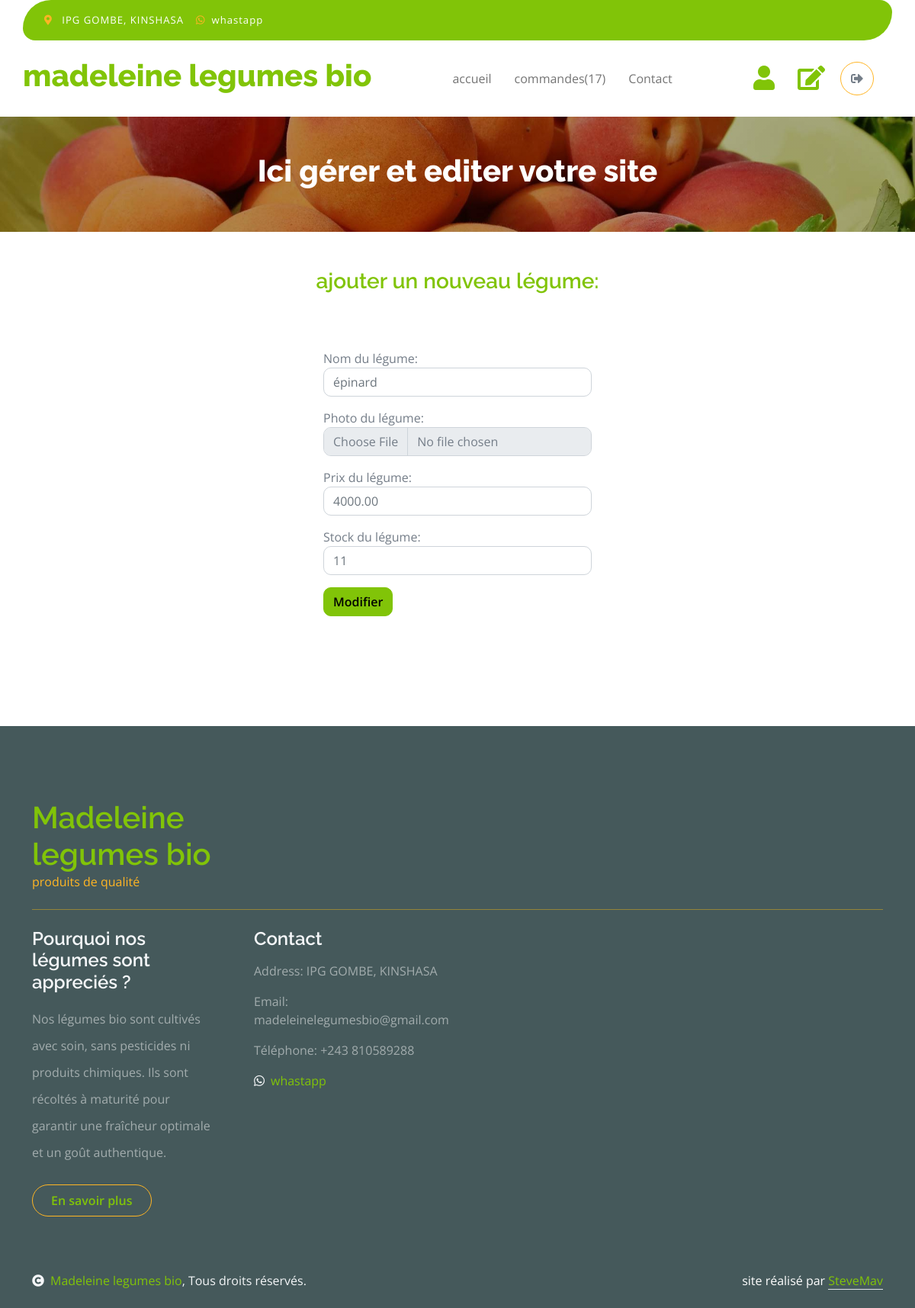
The app's page /accounts/editvegetable/1/ (signed in), older data.
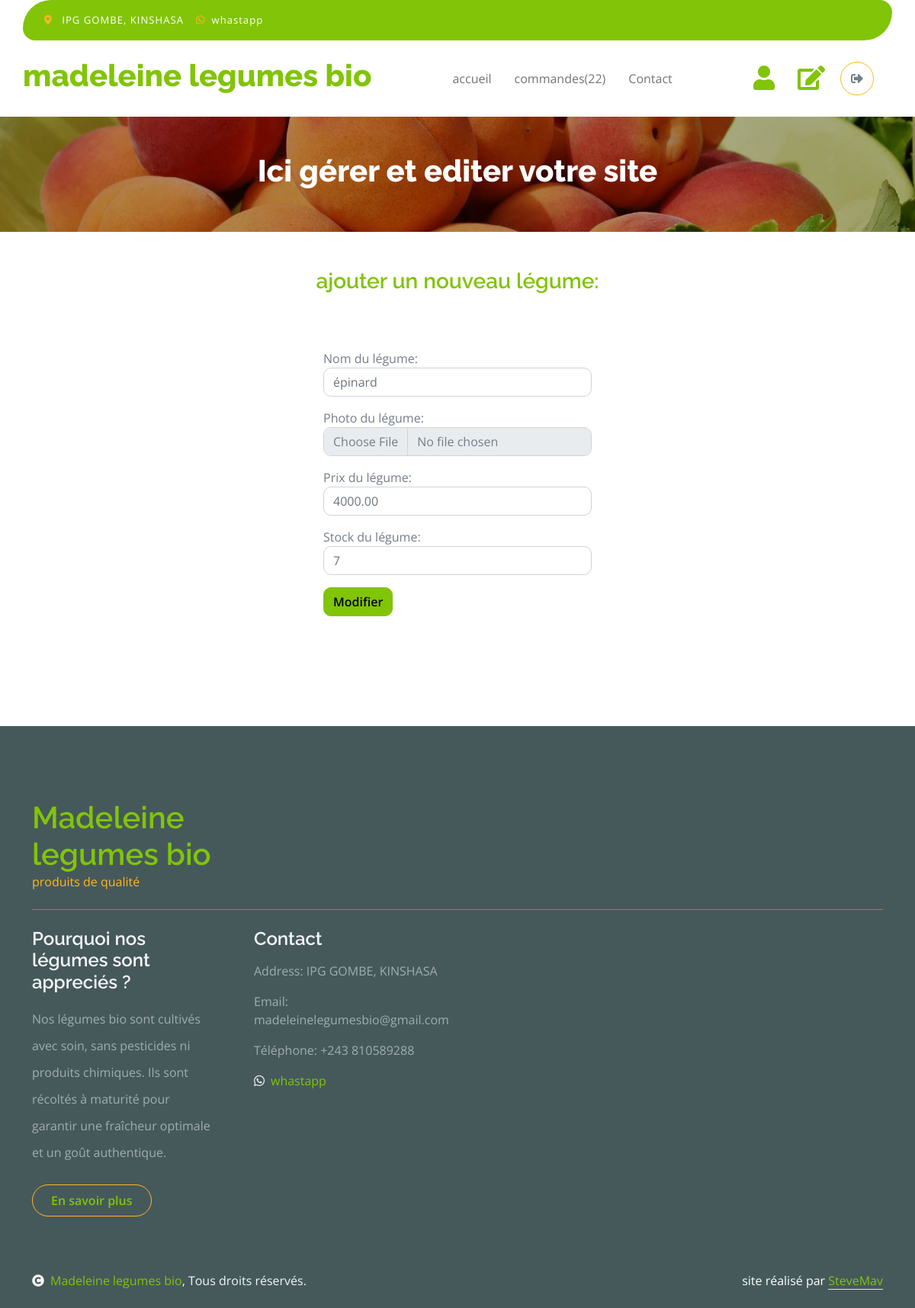
The same page, newer data.
### vegetable_shop/models.py (models this page shows, shortened)
class Vegetable(models.Model):
       name = models.CharField(max_length=100)
       description = models.TextField()
       picture = models.ImageField(upload_to='pictures', blank=True)
       price = models.DecimalField(max_digits=10, decimal_places=2)
       stock = models.IntegerField()
       date_add = models.DateTimeField(auto_now_add=True)

### accounts/views.py (the view, shortened to what this page needs)
# urls.py: path('editvegetable/<int:vegetable_id>/', views.edit_vegetable, name='edit_vegetable'),
@permission_required('vegetable_shop.change_vegetable')
def edit_vegetable(request, vegetable_id):
    vegetable = get_object_or_404(Vegetable, id=vegetable_id)
    total_commands = Command.objects.filter(statut='En cours').count()
    return render(request, 'accounts/edit_vegetable.html', {'vegetable': vegetable, 'total_commands': total_commands})

### accounts/templates/accounts/edit_vegetable.html (shortened to what the changed rows need)
{% load static %}
<!DOCTYPE html>
<html lang="en">
    <head>
        <link rel="stylesheet" href="https://use.fontawesome.com/releases/v5.15.4/css/all.css"/>
        <link href="https://cdn.jsdelivr.net/npm/bootstrap-icons@1.4.1/font/bootstrap-icons.css" rel="stylesheet">
        <link href="{% static 'css/bootstrap.min.css' %}" rel="stylesheet">
        <link href="{% static 'css/style.css' %}" rel="stylesheet">
    </head>
    <body>
        <div class="container-fluid fixed-top">
            <div class="container px-0">
                <nav class="navbar navbar-light bg-white navbar-expand-xl">
                    <a href="index.html" class="navbar-brand"><h1 class="text-primary display-6">madeleine legumes bio</h1></a>
                    <div class="collapse navbar-collapse bg-white" id="navbarCollapse">
                        <div class="navbar-nav mx-auto">
                            <a href="{% url 'vegetable_shop:index' %}" class="nav-item nav-link">accueil</a>
                            {% if user.is_staff %}
                            <a href="{% url 'accounts:seeallcommands' %}" class="nav-item nav-link">commandes({{total_commands}})</a>
                            {% else %}
                            <a href="{% url 'vegetable_shop:commands' %}" class="nav-item nav-link">commandes</a>
                            {% endif %}
                            <a href="{% url 'vegetable_shop:contact' %}" class="nav-item nav-link">Contact</a>
                        </div>
                    </div>
                </nav>
            </div>
        </div>
                <div class="container-fluid page-header py-5">
                    <h1 class="text-center text-white display-6">Ici gérer et editer votre site</h1>
                </div>
                <div class="container-fluid py-5" id="form-commands">
                    <div class="container py-5">
                        <form method="post" enctype="multipart/form-data">
                            <div class="form-group mt-3">
                                <label for="name">Nom du légume:</label>
                                <input type="text" class="form-control" id="name" name="name" placeholder="{{vegetable.name}}">
                            </div>
                            <div class="form-group mt-3">
                                <label for="price">Prix du légume:</label>
                                <input type="number" class="form-control" id="price" name="price" placeholder="{{vegetable.price}}">
                            </div>
                            <div class="form-group mt-3">
                                <label for="stock">Stock du légume:</label>
                                <input type="number" class="form-control" id="stock" name="stock" placeholder="{{vegetable.stock}}">
                            </div>
                        </form>
                    </div>
                </div>
        <div class="container-fluid bg-dark text-white-50 footer pt-5 mt-5">
            <div class="container py-5">
                <div class="pb-4 mb-4" style="border-bottom: 1px solid rgba(226, 175, 24, 0.5) ;">
                    <div class="row g-4">
                        <div class="col-lg-3">
                            <a href="#">
                                <h1 class="text-primary mb-0">Madeleine legumes bio</h1>
                            </a>
                        </div>
                    </div>
                </div>
            </div>
        </div>
</body>
</html>

Row changes from the older to the newer data that the page shows:
changed Vegetable "épinard": stock "11" → "7"
Text that changed along with them:
{{ total_commands }}: "17" → "22"
